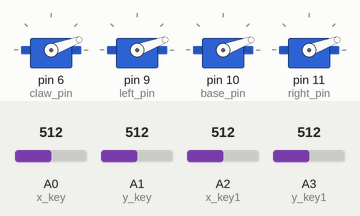
Recording of a sketch running on a simulated Arduino Uno, built with avr-gcc and run on an emulated ATmega328P. Parts: 4 × servo. Inputs (shaded band) come from the test bench; at power-on: A2 (x_key1) = 512, A3 (y_key1) = 512, A0 (x_key) = 512, A1 (y_key) = 512. What the sketch prints to the serial monitor is not drawn.

Above: at 1.2 s.
1.3 s: A2 (x_key1) set to 642
2.8 s: A2 (x_key1) set to 667
At 3.27 s:
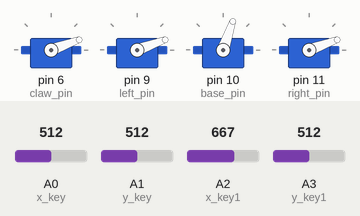
At 5.1 s:
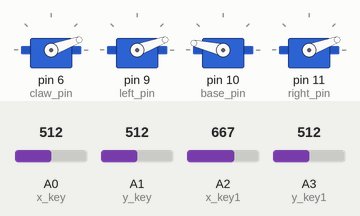
5.8 s: A3 (y_key1) set to 639
7.3 s: A3 (y_key1) set to 660
At 9.4 s:
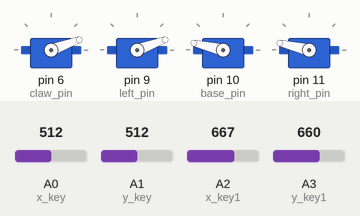
10.3 s: A0 (x_key) set to 357
11.8 s: A0 (x_key) set to 333
At 14.5 s:
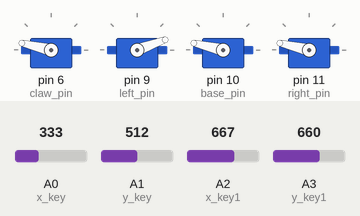
Timing chart, 0 to 15.8 s (numbered marks = the images above; inputs shaded):
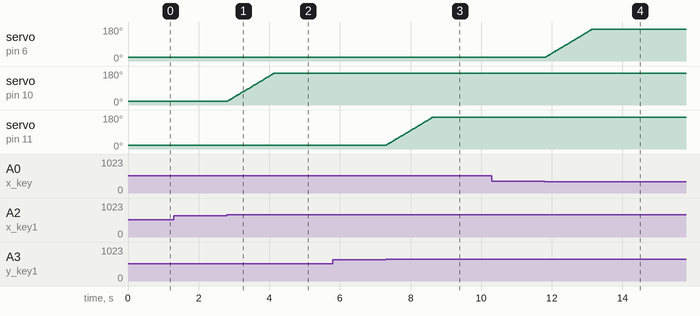

Measured:
- the behaviour switches between 650 and 651 on A2 (x_key1) (found by bisection; images 0 and 1)
- the behaviour switches between 650 and 651 on A3 (y_key1) (found by bisection; images 2 and 3)
- the behaviour switches between 350 and 349 on A0 (x_key) (found by bisection; images 3 and 4)
- after the input at 2.8 s, servo on pin 10 (base_pin): moves from 20° to 167° over 1.3 s, starting at once
- after the input at 7.3 s, servo on pin 11 (right_pin): moves from 20° to 167° over 1.3 s, starting at once
- after the input at 11.8 s, servo on pin 6 (claw_pin): moves from 20° to 167° over 1.3 s, starting at once

The sketch:

4Servo_4Joystick.ino
```cpp
#include <ServoTimer2.h>

ServoTimer2 claw;  // create servo object to control claw
ServoTimer2 left;
ServoTimer2 base;
ServoTimer2 right;

int x_key = A0;    // analog pin used to connect the Joystick1
int y_key = A1;    // analog pin used to connect the Joystick1
int x_key1 = A2;   // analog pin used to connect the Joystick2
int y_key1 = A3;   // analog pin used to connect the Joystick2

int x_pos;        // variable to read the value from the analog pin
int y_pos;
int x_pos1;
int y_pos1;

int claw_pin = 6;   // variable to assign the servo to pin 6 (Claw Motor)
int left_pin = 9;   // variable to assign the servo to pin 9 (Base Motor)
int base_pin = 10;  // variable to assign the servo to pin 10 (Right Motor)
int right_pin = 11;  // variable to assign the servo to pin 11 (Left Motor)

int initial_position = 750;
int initial_position1 = 750;
int initial_position2 = 750;
int initial_position3 = 750;

void setup ( ) {
Serial.begin (9600) ;

claw.attach (claw_pin) ;   // attaches the servo by reading the value from the variable
left.attach (left_pin) ;
base.attach (base_pin) ;
right.attach (right_pin) ;

claw.write (initial_position);  // Initially the default position of the servo
left.write (initial_position1);
base.write (initial_position2);
right.write (initial_position3);

}

void loop ( ) {

x_pos = analogRead (x_key) ;  // reads the value of the joystick1 (value between 0 and 1023)
Serial.println(x_pos);
y_pos = analogRead (y_key) ;
Serial.println(y_pos);


x_pos1 = analogRead (x_key1) ;   // reads the value of the joystick2 (value between 0 and 1023)
Serial.println(x_pos1);
y_pos1 = analogRead (y_key1) ;
Serial.println(y_pos1);

// if less than 300 or more than 700 the servo should move otherwise nothing
// Controlling the claw and base motor using 1st joystick
if (x_pos < 350)
{
if (initial_position > 2250)
{ }
else
{
  initial_position = initial_position + 24;
  claw.write (initial_position);
  delay (10);
}
}
if (x_pos > 650)
{
if (initial_position < 755)
{ }
else
{
initial_position = initial_position - 5;
claw.write (initial_position) ;
delay (10) ;
}
}

if (y_pos < 350){
if (initial_position1 > 2250)
{ }
else
{ initial_position1 = initial_position1 + 24;
left.write (initial_position1);
delay (10) ;
}
}
if (y_pos > 650)
{
if (initial_position1 < 755)
{ }
else
{
initial_position1 = initial_position1 - 24;
left.write (initial_position1) ;
delay (10) ;
}
}

// if less than 300 or more than 700 the servo should move otherwise nothing
// Controlling the left and right motor using 2nd joystick

if (x_pos1 < 350)
{
if (initial_position2 < 755)
{ }
else
{
  initial_position2 = initial_position2 - 24;
  base.write (initial_position2);
  delay (10) ;
}
}
if (x_pos1 > 650)
{
if (initial_position2 > 2250)
{}
else
{
initial_position2 = initial_position2 + 24;
base.write (initial_position2) ;
delay (10) ;
}
}

if (y_pos1 < 350){
if (initial_position3 < 755)
{ }
else
{ initial_position3 = initial_position3 - 24;
right.write (initial_position3);
delay (10) ;
}
}
if (y_pos1 > 650)
{
if (initial_position3 > 2250)
{ }
else
{
initial_position3 = initial_position3 + 24;
right.write ( initial_position3 ) ;
delay (10) ;
}
}
}
```
